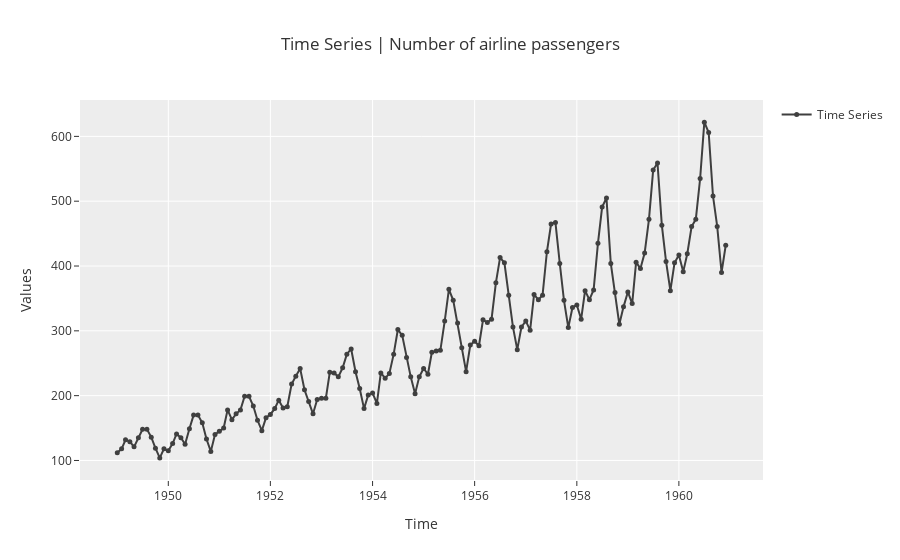

Write notebook code for a chart like this one.
### Code cell
# Without an estimator argument, this will plot the original dataset
exp.plot_model(plot="ts")

### Figure 1 — Plotly figure (JSON) as saved in the notebook; plotly's stock layout.template omitted (floating-point values rounded to 4 significant figures; data arrays with more than 128 entries replaced by an {"elided": "..."} marker saying what was removed)
{"data": [{"marker": {"color": "#3f3f3f", "size": 5}, "mode": "lines+markers", "name": "Time Series", "showlegend": true, "type": "scatter", "x": {"elided": "144 str values"}, "y": {"elided": "144 int values"}}], "layout": {"showlegend": true, "title": {"text": "Time Series | Number of airline passengers"}, "xaxis": {"title": {"text": "Time"}}, "yaxis": {"title": {"text": "Values"}}}}
